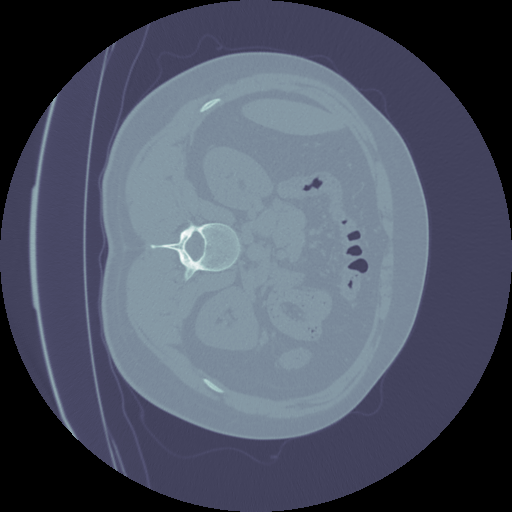
#> input picture media/documents/png1/slice1.png, 512 x 512 px, given in place of slice1.png.png, which was not available
$ python -i kontur.py   (imports and definitions only)
#> lines starting #> are read from the running program, lines starting #| are printed output that depends on the picture
import nibabel
import numpy as np
import pydicom
import pydicom as dicom
from matplotlib import pyplot
import cv2
from PIL import Image, ImageOps, ImageEnhance, ImageFilter
from ast import arg


# [53 lines left out: functions perevod, nii_to_dcm, create_png, not called in this run]


def contours_search(slice_numbed):
    '''
    Поис контуров лёгких на .png изображении для повышения качества работы нейронки

    [slice_numbed] - int - номер слоя (slice{slice_numbed}.png)
    [path] - str - путь до папки с изображениями слоев (/home/files/exaple1) *без последнего слеша
    [show] - bool - True: отобразит результат; False:  не отобразит результат.
    [option] - int - 0: ничего; 1: возвращает контур в классическом виде; 2: возвращает Х и У координаты точек контура
    '''
#> called with slice_numbed = '../media/documents/png1/slice1.png'
  # прочитать изображение
    image = cv2.imread(f'/home/service/Рабочий стол/ии/CyberPatriots/media/documents/png2/slice{slice_numbed}.png')
#> image is the input picture: shape (512, 512, 3); mean B, G, R 100.5, 84.4, 77.5

  # преобразовать изображение в формат оттенков серого
    img_gray = cv2.cvtColor(image, cv2.COLOR_BGR2GRAY)
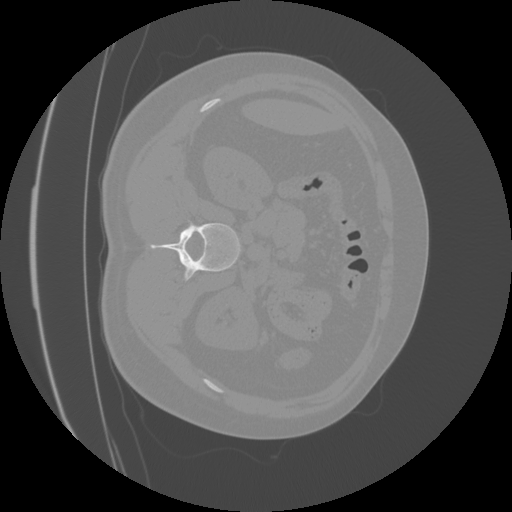
#> img_gray: shape (512, 512); min 0, max 255, mean 84.1

  # apply binary thresholding
#> (the run stopped early here; a loop or call above may not have finished)

$ run again, on media/documents/png1/slice10.png
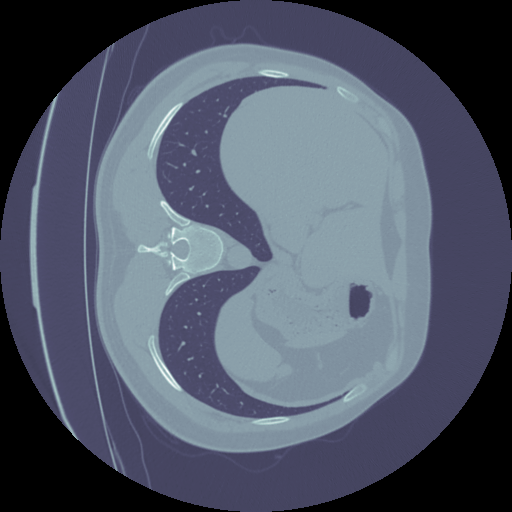
#> input picture media/documents/png1/slice10.png, 512 x 512 px, given in place of slice10.png.png, which was not available
#> in contours_search, image is the input picture: shape (512, 512, 3); mean B, G, R 103.9, 87.8, 80.5
#> in contours_search, `img_gray = cv2.cvtColor(image, cv2.COLOR_BGR2GRAY)`:
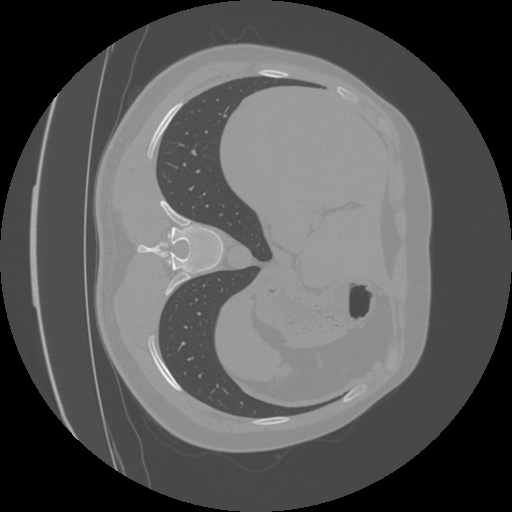
#> img_gray: shape (512, 512); min 0, max 255, mean 87.4
